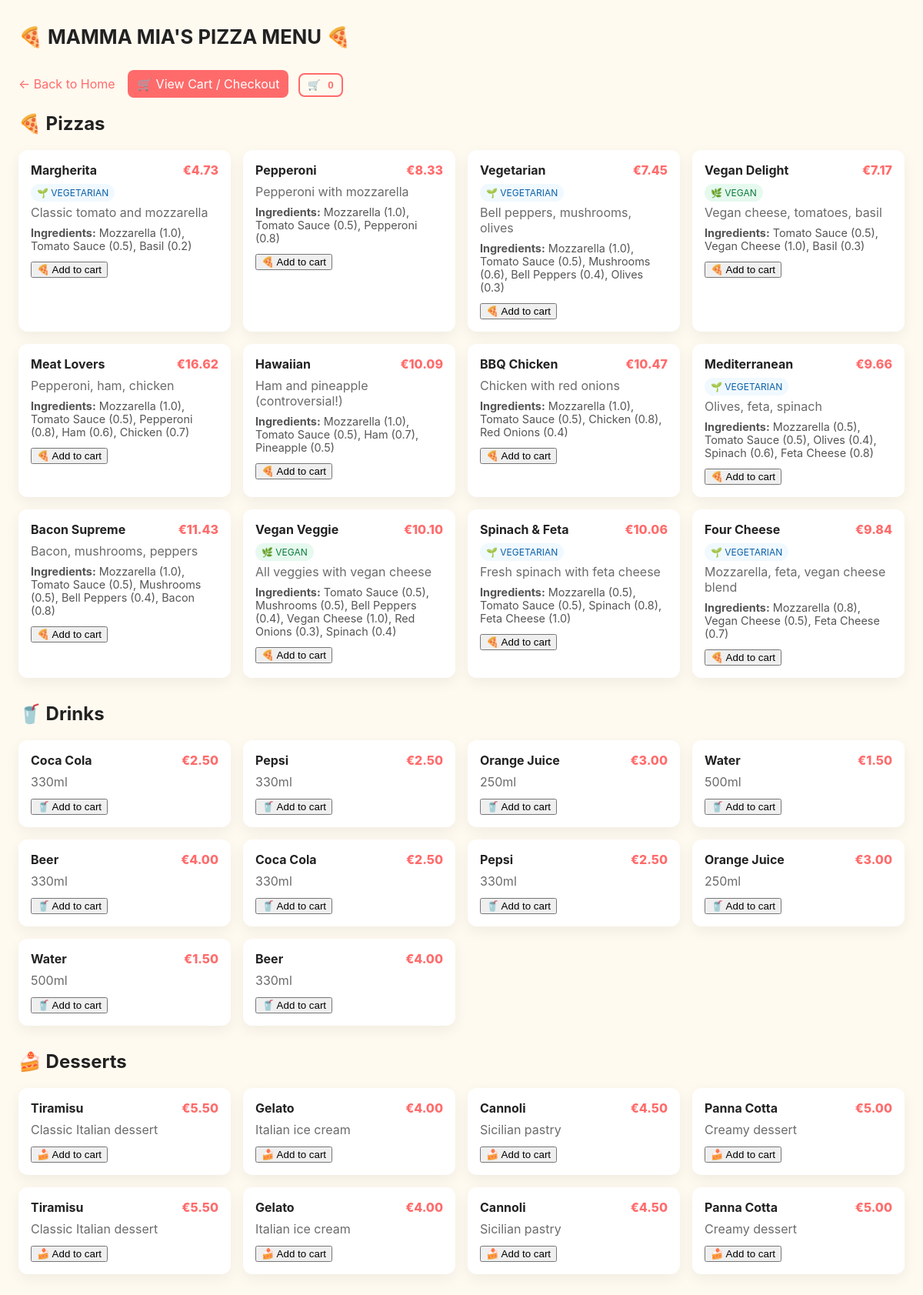
Page /menu on the earlier database version.
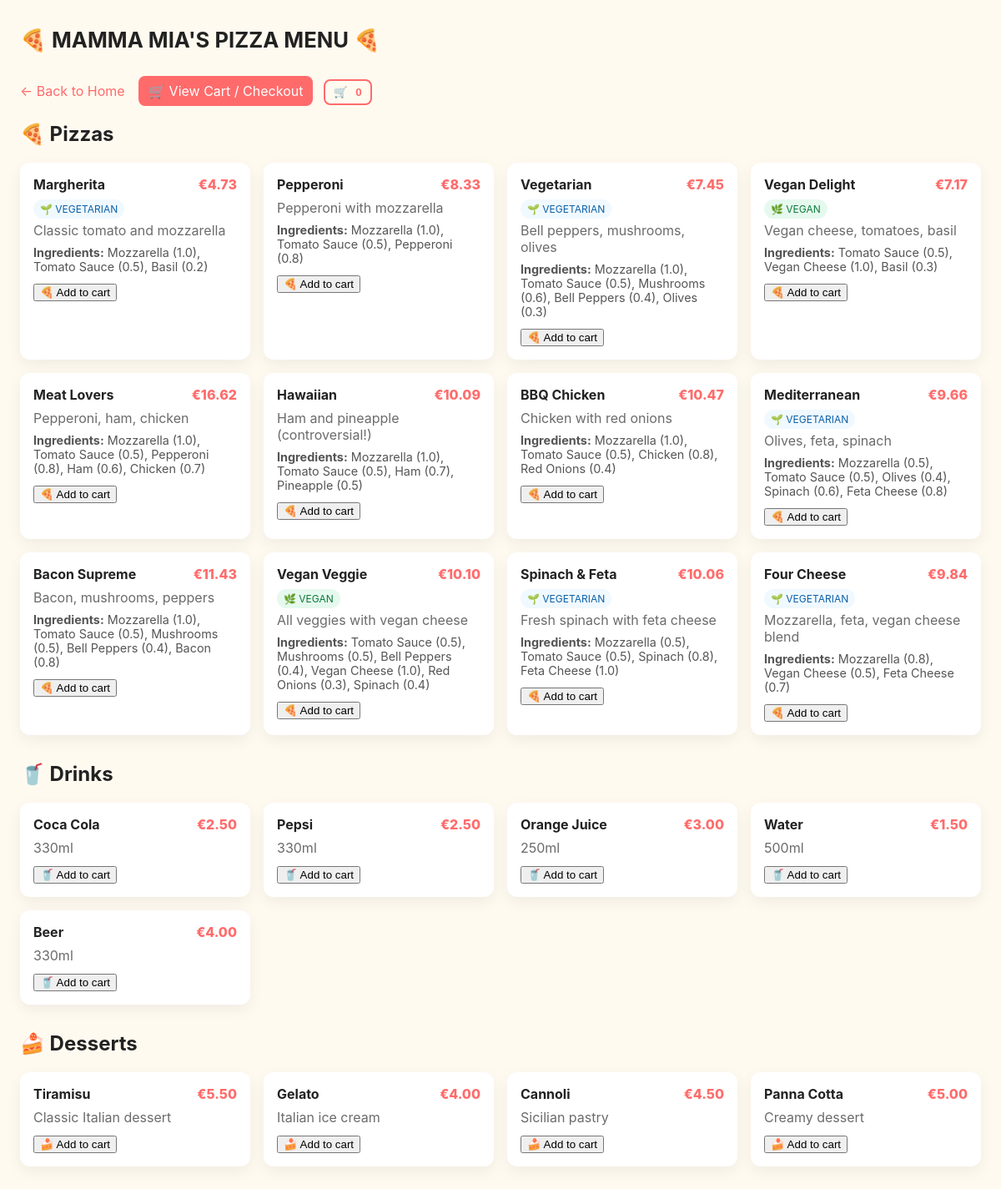
Same page on the later database version.
### models.py (models this page shows, shortened)
class Pizza(db.Model):
    __tablename__ = 'pizzas'
    id = db.Column(db.Integer, primary_key=True)
    name = db.Column(db.String(100), nullable=False)
    description = db.Column(db.String(255), nullable=True)
    order_items = db.relationship('OrderItem', back_populates='pizza', lazy=True)
    def calculate_price(self):
        total_cost = 0
        for pi in self.pizza_ingredients:
            total_cost += pi.ingredient.cost_per_unit * pi.quantity
        with_margin = total_cost * 1.40  # 40% margin
        with_vat = with_margin * 1.09    # 9% VAT
        return round(with_vat, 2)
    def is_vegetarian(self):
        return all(pi.ingredient.is_vegetarian for pi in self.pizza_ingredients)
    def is_vegan(self):
        return all(pi.ingredient.is_vegan for pi in self.pizza_ingredients)

class Ingredient(db.Model):
    __tablename__ = 'ingredients'
    id = db.Column(db.Integer, primary_key=True)
    name = db.Column(db.String(100), nullable=False)
    cost_per_unit = db.Column(db.Float, nullable=False)
    is_vegetarian = db.Column(db.Boolean, default=True)
    is_vegan = db.Column(db.Boolean, default=False)

class PizzaIngredient(db.Model):
    __tablename__ = 'pizza_ingredients'
    pizza_id = db.Column(db.Integer, db.ForeignKey('pizzas.id'), primary_key=True)
    ingredient_id = db.Column(db.Integer, db.ForeignKey('ingredients.id'), primary_key=True)
    quantity = db.Column(db.Float, nullable=False)
    pizza = db.relationship('Pizza', backref='pizza_ingredients')
    ingredient = db.relationship('Ingredient', backref='pizza_ingredients')

class Drink(db.Model):
    __tablename__ = 'drinks'
    id = db.Column(db.Integer, primary_key=True)
    name = db.Column(db.String(100), nullable=False)
    price = db.Column(db.Float, nullable=False)
    size = db.Column(db.String(50), nullable=True)

class Dessert(db.Model):
    __tablename__ = 'desserts'
    id = db.Column(db.Integer, primary_key=True)
    name = db.Column(db.String(100), nullable=False)
    price = db.Column(db.Float, nullable=False)
    description = db.Column(db.String(255), nullable=True)

### app.py (the view)
@app.route("/menu")
def menu():
    pizzas = Pizza.query.all()
    drinks = Drink.query.all()
    desserts = Dessert.query.all()
    return render_template('menu.html', pizzas=pizzas, drinks=drinks, desserts=desserts)

### templates/menu.html (shortened to what this page needs)
<!doctype html>
<html lang="en">
  <head>
    <link rel="stylesheet" href="{{ url_for('static', filename='css/menu.css') }}">
  </head>
  <body>
    <header>
      <h1>🍕 MAMMA MIA'S PIZZA MENU 🍕</h1>
    </header>
  <a href="/" class="back">← Back to Home</a>
    <a href="/checkout" class="checkout-btn">🛒 View Cart / Checkout</a>
    <div style="position:relative; display:inline-block">
      <button id="mini-cart" class="mini-cart">🛒 <span id="mini-count">0</span></button>
    </div>
    <main class="container">
      <h2>🍕 Pizzas</h2>
      <div class="grid">
      {% for pizza in pizzas %}
        <article class="card" data-pid="pizza-{{ pizza.id }}" data-price="{{ '%.2f'|format(pizza.calculate_price()) }}" data-name="{{ pizza.name|e }}" data-type="pizza">
          <div class="card-head">
            <div class="title">{{ pizza.name }}</div>
            <div class="price">€{{ '%.2f'|format(pizza.calculate_price()) }}</div>
          </div>
          <div class="badges">
            {% if pizza.is_vegan() %}
              <span class="badge vegan">🌿 VEGAN</span>
            {% elif pizza.is_vegetarian() %}
              <span class="badge veg">🌱 VEGETARIAN</span>
            {% endif %}
          </div>
          <p class="desc">{{ pizza.description }}</p>
          <p class="ingredients"><strong>Ingredients:</strong>
            {% for pi in pizza.pizza_ingredients %}
              {{ pi.ingredient.name }} ({{ pi.quantity }}){% if not loop.last %}, {% endif %}
            {% endfor %}
          </p>
          <div class="card-footer">
            <button class="add-to-cart" data-pid="pizza-{{ pizza.id }}" data-type="pizza">🍕 Add to cart</button>
          </div>
        </article>
      {% endfor %}
      </div>
      <h2 style="margin-top: 2rem;">🥤 Drinks</h2>
      <div class="grid">
      {% for drink in drinks %}
        <article class="card" data-pid="drink-{{ drink.id }}" data-price="{{ '%.2f'|format(drink.price) }}" data-name="{{ drink.name|e }}" data-type="drink">
          <div class="card-head">
            <div class="title">{{ drink.name }}</div>
            <div class="price">€{{ '%.2f'|format(drink.price) }}</div>
          </div>
          <p class="desc">{{ drink.size }}</p>
          <div class="card-footer">
            <button class="add-to-cart" data-pid="drink-{{ drink.id }}" data-type="drink">🥤 Add to cart</button>
          </div>
        </article>
      {% endfor %}
      </div>
      <h2 style="margin-top: 2rem;">🍰 Desserts</h2>
      <div class="grid">
      {% for dessert in desserts %}
        <article class="card" data-pid="dessert-{{ dessert.id }}" data-price="{{ '%.2f'|format(dessert.price) }}" data-name="{{ dessert.name|e }}" data-type="dessert">
          <div class="card-head">
            <div class="title">{{ dessert.name }}</div>
            <div class="price">€{{ '%.2f'|format(dessert.price) }}</div>
          </div>
          <p class="desc">{{ dessert.description }}</p>
          <div class="card-footer">
            <button class="add-to-cart" data-pid="dessert-{{ dessert.id }}" data-type="dessert">🍰 Add to cart</button>
          </div>
        </article>
      {% endfor %}
      </div>
    </main>
  </body>
</html>

### static/css/menu.css (style rules this page uses)
:root { --bg: #fffaf0; --card: #fff; --accent: #ff6b6b; --muted: #6b6b6b; }
body { font-family:Inter, system-ui, -apple-system, 'Segoe UI', Roboto, 'Helvetica Neue', Arial; background:var(--bg); color:#222; margin:0; }
header { padding:2rem 1.5rem; display:flex; align-items:center; justify-content:space-between }
h1 { margin:0; font-size:1.6rem }
.back { display:inline-block; margin-left:1.5rem; color:var(--accent); text-decoration:none }
.container { padding:0 1.5rem 3rem }
.grid { display:grid; grid-template-columns:repeat(auto-fill,minmax(260px,1fr)); gap:1rem }
.card { background:var(--card); border-radius:12px; padding:1rem; box-shadow:0 6px 18px rgba(0,0,0,0.06); }
.card-head { display:flex; justify-content:space-between; align-items:center; margin-bottom:0.5rem }
.title { font-weight:700 }
.price { font-weight:800; color:var(--accent) }
.badge { display:inline-block; padding:4px 8px; border-radius:999px; font-size:0.75rem; margin-right:6px }
.vegan { background:#e6f9ef; color:#0b7b3a }
.veg { background:#f0f9ff; color:#0b60a8 }
.desc { color:var(--muted); margin:0.25rem 0 0.5rem }
.ingredients { font-size:0.9rem; color:#555; margin:0 }
.card-footer { margin-top:0.75rem; font-size:0.9rem; color:#777 }
.checkout-btn { background:var(--accent); color:white; padding:8px 12px; border-radius:8px; text-decoration:none; margin-left:12px }
.mini-cart { background:transparent; border:2px solid var(--accent); color:var(--accent); padding:6px 10px; border-radius:8px; cursor:pointer; margin-left:8px }
.mini-cart #mini-count { font-weight:800; margin-left:6px }

Differences in the rows shown:
removed Drink: name "Coca Cola", price "2.50", size "330ml"
removed Drink: name "Pepsi", price "2.50", size "330ml"
removed Drink: name "Orange Juice", price "3.00", size "250ml"
removed Drink: name "Water", price "1.50", size "500ml"
removed Drink: name "Beer", price "4.00", size "330ml"
removed Dessert: name "Tiramisu", price "5.50", description "Classic Italian dessert"
removed Dessert: name "Gelato", price "4.00", description "Italian ice cream"
removed Dessert: name "Cannoli", price "4.50", description "Sicilian pastry"
removed Dessert: name "Panna Cotta", price "5.00", description "Creamy dessert"
